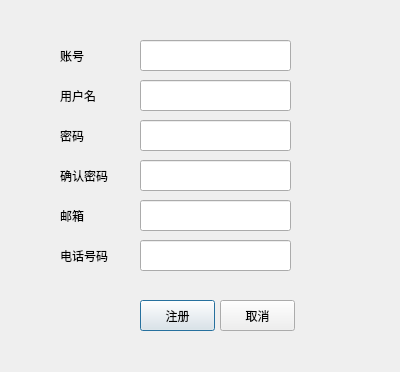
<?xml version="1.0" encoding="UTF-8"?>
<ui version="4.0">
 <class>Register</class>
 <widget class="QDialog" name="Register">
  <property name="geometry">
   <rect>
    <x>0</x>
    <y>0</y>
    <width>400</width>
    <height>372</height>
   </rect>
  </property>
  <property name="windowTitle">
   <string>注册</string>
  </property>
  <property name="windowIcon">
   <iconset resource="images.qrc">
    <normaloff>:/images/other</normaloff>:/images/other</iconset>
  </property>
  <widget class="QLabel" name="label">
   <property name="geometry">
    <rect>
     <x>60</x>
     <y>50</y>
     <width>54</width>
     <height>12</height>
    </rect>
   </property>
   <property name="text">
    <string>账号</string>
   </property>
  </widget>
  <widget class="QLabel" name="label_2">
   <property name="geometry">
    <rect>
     <x>60</x>
     <y>130</y>
     <width>54</width>
     <height>12</height>
    </rect>
   </property>
   <property name="text">
    <string>密码</string>
   </property>
  </widget>
  <widget class="QLabel" name="label_3">
   <property name="geometry">
    <rect>
     <x>60</x>
     <y>170</y>
     <width>54</width>
     <height>12</height>
    </rect>
   </property>
   <property name="text">
    <string>确认密码</string>
   </property>
  </widget>
  <widget class="QLineEdit" name="input_uid">
   <property name="geometry">
    <rect>
     <x>140</x>
     <y>40</y>
     <width>151</width>
     <height>31</height>
    </rect>
   </property>
   <property name="font">
    <font>
     <pointsize>12</pointsize>
    </font>
   </property>
  </widget>
  <widget class="QLineEdit" name="input_passWord">
   <property name="geometry">
    <rect>
     <x>140</x>
     <y>120</y>
     <width>151</width>
     <height>31</height>
    </rect>
   </property>
   <property name="font">
    <font>
     <pointsize>12</pointsize>
    </font>
   </property>
   <property name="echoMode">
    <enum>QLineEdit::Password</enum>
   </property>
   <property name="readOnly">
    <bool>false</bool>
   </property>
  </widget>
  <widget class="QLineEdit" name="input_repwd">
   <property name="geometry">
    <rect>
     <x>140</x>
     <y>160</y>
     <width>151</width>
     <height>31</height>
    </rect>
   </property>
   <property name="font">
    <font>
     <pointsize>12</pointsize>
    </font>
   </property>
   <property name="echoMode">
    <enum>QLineEdit::Password</enum>
   </property>
  </widget>
  <widget class="QPushButton" name="btn_Register">
   <property name="geometry">
    <rect>
     <x>140</x>
     <y>300</y>
     <width>75</width>
     <height>31</height>
    </rect>
   </property>
   <property name="text">
    <string>注册</string>
   </property>
  </widget>
  <widget class="QPushButton" name="btn_Quit">
   <property name="geometry">
    <rect>
     <x>220</x>
     <y>300</y>
     <width>75</width>
     <height>31</height>
    </rect>
   </property>
   <property name="text">
    <string>取消</string>
   </property>
  </widget>
  <widget class="QLineEdit" name="input_email">
   <property name="geometry">
    <rect>
     <x>140</x>
     <y>200</y>
     <width>151</width>
     <height>31</height>
    </rect>
   </property>
   <property name="font">
    <font>
     <pointsize>12</pointsize>
    </font>
   </property>
   <property name="echoMode">
    <enum>QLineEdit::Normal</enum>
   </property>
  </widget>
  <widget class="QLabel" name="label_4">
   <property name="geometry">
    <rect>
     <x>60</x>
     <y>210</y>
     <width>54</width>
     <height>12</height>
    </rect>
   </property>
   <property name="text">
    <string>邮箱</string>
   </property>
  </widget>
  <widget class="QLineEdit" name="input_tel">
   <property name="geometry">
    <rect>
     <x>140</x>
     <y>240</y>
     <width>151</width>
     <height>31</height>
    </rect>
   </property>
   <property name="font">
    <font>
     <pointsize>12</pointsize>
    </font>
   </property>
   <property name="echoMode">
    <enum>QLineEdit::Normal</enum>
   </property>
  </widget>
  <widget class="QLabel" name="label_5">
   <property name="geometry">
    <rect>
     <x>60</x>
     <y>250</y>
     <width>54</width>
     <height>12</height>
    </rect>
   </property>
   <property name="text">
    <string>电话号码</string>
   </property>
  </widget>
  <widget class="QLineEdit" name="input_userName">
   <property name="geometry">
    <rect>
     <x>140</x>
     <y>80</y>
     <width>151</width>
     <height>31</height>
    </rect>
   </property>
   <property name="font">
    <font>
     <pointsize>12</pointsize>
    </font>
   </property>
  </widget>
  <widget class="QLabel" name="label_6">
   <property name="geometry">
    <rect>
     <x>60</x>
     <y>90</y>
     <width>54</width>
     <height>12</height>
    </rect>
   </property>
   <property name="text">
    <string>用户名</string>
   </property>
  </widget>
 </widget>
 <resources>
  <include location="images.qrc"/>
 </resources>
 <connections>
  <connection>
   <sender>btn_Quit</sender>
   <signal>clicked()</signal>
   <receiver>Register</receiver>
   <slot>close()</slot>
   <hints>
    <hint type="sourcelabel">
     <x>247</x>
     <y>231</y>
    </hint>
    <hint type="destinationlabel">
     <x>199</x>
     <y>149</y>
    </hint>
   </hints>
  </connection>
 </connections>
</ui>
